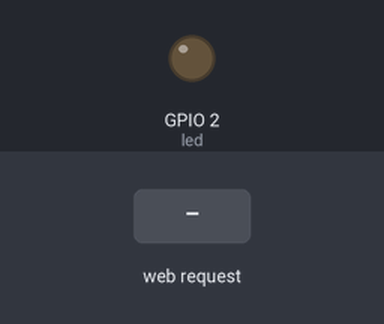
This sketch was run on a simulated ESP8266 (NodeMCU). On the bench: output pins drawn as LEDs (lit = HIGH). Inputs (shaded band) come from the test bench. WiFi joins after 1.5 s; servers stay silent unless stated; what the sketch prints to the serial monitor is not drawn.

Above: at 2.7 s.
2.8 s: HTTP request GET / received
4.4 s: HTTP request GET /inline received
Timing chart, 0 to 7.4 s (numbered marks = the images above; inputs shaded):
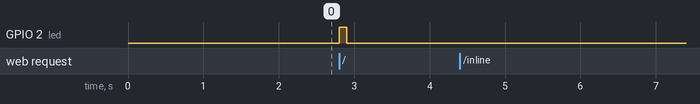

Measured:
- after the input at 2.8 s, GPIO 2 (led): LOW → HIGH at once, → LOW 0.10 s later
- after the input at 4.4 s, every drawn part: stays the same

The sketch:

One_way_chat_v02.ino
```cpp
#include <ESP8266WiFi.h>
#include <WiFiClient.h>
#include <ESP8266WebServer.h>

const char* ssid = "-----";
const char* password = "-----";


ESP8266WebServer server(80);

const int led = 2;

void handle_root() {
  digitalWrite(led, 1);
  server.send(200, "text/plain", "hello from esp8266!");
  delay(100);
  digitalWrite(led, 0);
}

void setup(void)
{
  Serial.begin(115200);
  pinMode(led, OUTPUT);
  digitalWrite(led, 0);

  // Connect to WiFi network
  WiFi.begin(ssid, password);
  Serial.println("");

  // Wait for connection
  while (WiFi.status() != WL_CONNECTED) {
    delay(500);
    Serial.print(".");
  }
  Serial.println("");
  Serial.print("Connected to ");
  Serial.println(ssid);
  Serial.print("IP address: ");
  Serial.println(WiFi.localIP());

  server.on("/", handle_root);

  server.on("/inline", [](){
    server.send(200, "text/plain", "this works as well");
    Serial.print("URI=");
    Serial.println(server.uri());
    Serial.print("ARG(msg)=");
    Serial.println(server.arg("msg"));
  });

  server.begin();
  Serial.println("HTTP server started");
}

void loop(void)
{
  server.handleClient();
}
```
